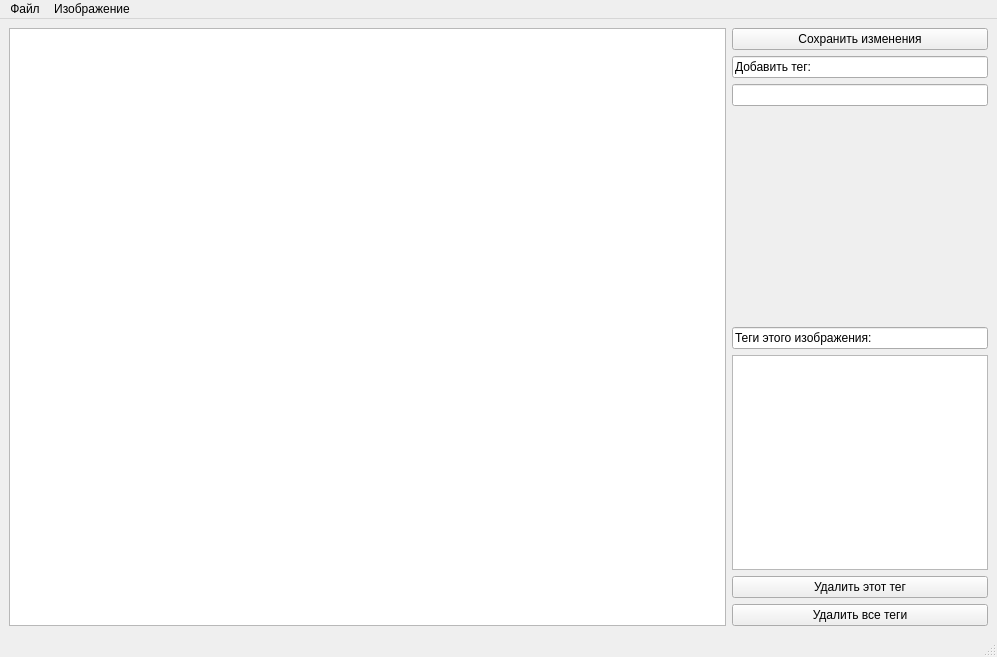
<?xml version="1.0" encoding="UTF-8"?>
<ui version="4.0">
 <class>MainWindow</class>
 <widget class="QMainWindow" name="MainWindow">
  <property name="geometry">
   <rect>
    <x>0</x>
    <y>0</y>
    <width>997</width>
    <height>657</height>
   </rect>
  </property>
  <property name="sizePolicy">
   <sizepolicy hsizetype="Minimum" vsizetype="Minimum">
    <horstretch>0</horstretch>
    <verstretch>0</verstretch>
   </sizepolicy>
  </property>
  <property name="windowTitle">
   <string>Тегирование изображений</string>
  </property>
  <widget class="QWidget" name="centralwidget">
   <layout class="QVBoxLayout" name="verticalLayout_2">
    <item>
     <layout class="QHBoxLayout" name="horizontalLayout">
      <item>
       <widget class="QGraphicsView" name="graphicsView"/>
      </item>
      <item>
       <layout class="QVBoxLayout" name="verticalLayout">
        <item>
         <widget class="QPushButton" name="savechange">
          <property name="text">
           <string>Сохранить изменения</string>
          </property>
          <property name="iconSize">
           <size>
            <width>16</width>
            <height>50</height>
           </size>
          </property>
         </widget>
        </item>
        <item>
         <widget class="QLineEdit" name="lineEdit_2">
          <property name="sizePolicy">
           <sizepolicy hsizetype="Preferred" vsizetype="Fixed">
            <horstretch>0</horstretch>
            <verstretch>0</verstretch>
           </sizepolicy>
          </property>
          <property name="text">
           <string>Добавить тег:</string>
          </property>
          <property name="readOnly">
           <bool>true</bool>
          </property>
         </widget>
        </item>
        <item>
         <widget class="QLineEdit" name="lineEdit">
          <property name="sizePolicy">
           <sizepolicy hsizetype="Preferred" vsizetype="Fixed">
            <horstretch>0</horstretch>
            <verstretch>0</verstretch>
           </sizepolicy>
          </property>
         </widget>
        </item>
        <item>
         <spacer name="verticalSpacer">
          <property name="orientation">
           <enum>Qt::Vertical</enum>
          </property>
          <property name="sizeHint" stdset="0">
           <size>
            <width>20</width>
            <height>40</height>
           </size>
          </property>
         </spacer>
        </item>
        <item>
         <widget class="QLineEdit" name="thistg">
          <property name="sizePolicy">
           <sizepolicy hsizetype="Preferred" vsizetype="Fixed">
            <horstretch>0</horstretch>
            <verstretch>0</verstretch>
           </sizepolicy>
          </property>
          <property name="text">
           <string>Теги этого изображения:</string>
          </property>
          <property name="readOnly">
           <bool>true</bool>
          </property>
         </widget>
        </item>
        <item>
         <widget class="QListWidget" name="currenttegs">
          <property name="sizePolicy">
           <sizepolicy hsizetype="Preferred" vsizetype="Expanding">
            <horstretch>0</horstretch>
            <verstretch>0</verstretch>
           </sizepolicy>
          </property>
         </widget>
        </item>
        <item>
         <widget class="QPushButton" name="delThisTeg">
          <property name="text">
           <string>Удалить этот тег</string>
          </property>
         </widget>
        </item>
        <item>
         <widget class="QPushButton" name="deletetegs">
          <property name="text">
           <string>Удалить все теги</string>
          </property>
         </widget>
        </item>
       </layout>
      </item>
     </layout>
    </item>
   </layout>
  </widget>
  <widget class="QMenuBar" name="menubar">
   <property name="geometry">
    <rect>
     <x>0</x>
     <y>0</y>
     <width>997</width>
     <height>26</height>
    </rect>
   </property>
   <widget class="QMenu" name="menu">
    <property name="title">
     <string>Файл</string>
    </property>
    <addaction name="load"/>
    <addaction name="quit"/>
   </widget>
   <widget class="QMenu" name="menu_2">
    <property name="title">
     <string>Изображение</string>
    </property>
    <addaction name="deleteimage"/>
   </widget>
   <addaction name="menu"/>
   <addaction name="menu_2"/>
  </widget>
  <widget class="QStatusBar" name="statusbar"/>
  <action name="load">
   <property name="text">
    <string>Загрузить изображение</string>
   </property>
   <property name="toolTip">
    <string>Новое изображение</string>
   </property>
   <property name="shortcut">
    <string>Ctrl+N</string>
   </property>
  </action>
  <action name="quit">
   <property name="text">
    <string>Выход</string>
   </property>
   <property name="shortcut">
    <string>Ctrl+Q</string>
   </property>
  </action>
  <action name="deleteimage">
   <property name="text">
    <string>Удалить изображение</string>
   </property>
   <property name="toolTip">
    <string>Удалить это изображение</string>
   </property>
  </action>
 </widget>
 <resources/>
 <connections>
  <connection>
   <sender>quit</sender>
   <signal>triggered()</signal>
   <receiver>MainWindow</receiver>
   <slot>close()</slot>
   <hints>
    <hint type="sourcelabel">
     <x>-1</x>
     <y>-1</y>
    </hint>
    <hint type="destinationlabel">
     <x>485</x>
     <y>329</y>
    </hint>
   </hints>
  </connection>
 </connections>
</ui>
